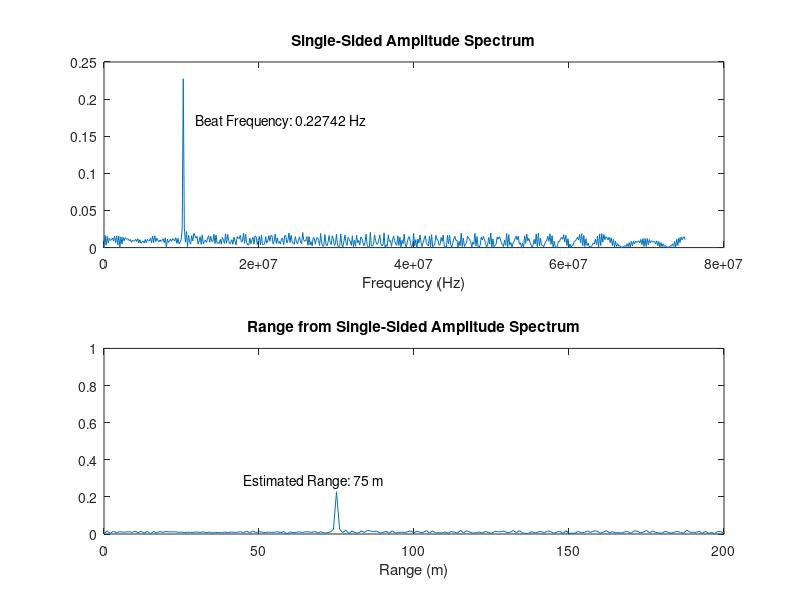
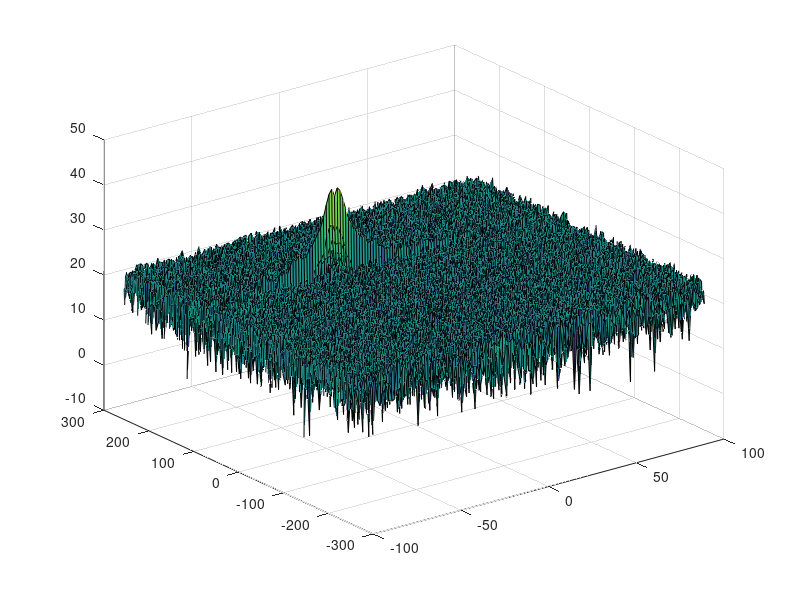

MATLAB code for these plots, in order: (Note: this script raises an error after producing the figures.)
clear all
clc;
Velocity = -28; % m/s
InitialRange = 75; % m
c = 3e8; % m/s  (speed of light)
fprintf("Initial velocity = %d and range = %d\n", Velocity, InitialRange);
Bsweep = c / (2 * 1); % Bsweep in Hz
Tchirp = 5.5 * (2 * 200 / c); % Tchirp in seconds
slope = Bsweep / Tchirp;
fc = 77e9; % carrier freq (Hz)
Nd = 128; % #of doppler cells OR #of sent periods % number of chirps
Nr = 1024; %for length of time OR # of range cells
t = linspace(0, Nd * Tchirp, Nr * Nd); %total time for samples
Tx = zeros(1, length(t)); %transmitted signal
Rx = zeros(1, length(t)); %received signal
Mix = zeros(1, length(t)); %beat signal
r_t = zeros(1, length(t));
td = zeros(1, length(t));
for i = 1:length(t)
    r_t(i) = InitialRange + Velocity * t(i);
    td(i) = 2 * r_t(i) / c;
    Tx(i) = cos(2 * pi * (fc * t(i) + slope * (t(i)^2) / 2));
    delay = t(i) - td(i);
    Rx (i) = cos(2 * pi * (fc * delay + slope * (delay^2) / 2)); % + 2.0*randn();
    Mix(i) = Tx(i) * Rx(i);
end
Mix = reshape(Mix, [Nr, Nd]);
signal_fft = fft(Mix, Nr);
L = Tchirp * Bsweep;
signal_fft = abs(signal_fft / L);
signal_fft = signal_fft(1:L / 2 + 1);
[fBeat, fBeatInd] = max(signal_fft);
f = Bsweep * (0:(L / 2)) / L;
subplot(2, 1, 1)
plot(f, signal_fft)
title('Single-Sided Amplitude Spectrum')
xlabel('Frequency (Hz)')
fBeatTxt = ['Beat Frequency: ', num2str(fBeat), ' Hz'];
text(1.15 * f(fBeatInd), 0.75 * signal_fft(fBeatInd), fBeatTxt);
R = (c * Tchirp * f) / (2 * Bsweep);
subplot(2, 1, 2);
plot(R, signal_fft)
title('Range from Single-Sided Amplitude Spectrum')
xlabel('Range (m)')
axis ([0 200 0 1]);
RangeTxt = ['Estimated Range: ', num2str(R(fBeatInd)), ' m'];
text(.6 * R(fBeatInd), 1.25 * signal_fft(fBeatInd), RangeTxt);
Mix = reshape(Mix, [Nr, Nd]);
sig_fft2 = fft2(Mix, Nr, Nd);
sig_fft2 = sig_fft2(1:Nr / 2, 1:Nd);
sig_fft2 = fftshift (sig_fft2);
RDM = abs(sig_fft2);
RDM = 10 * log10(RDM);
doppler_axis = linspace(-100, 100, Nd);
range_axis = linspace(-200, 200, Nr / 2) * ((Nr / 2) / 400);
figure, surf(doppler_axis, range_axis, RDM);
Tr = 3;
Td = 12;
Gr = 2;
Gd = 3;
offset = 22;
noise_level = zeros(1, 1);
cellNum = (2 * Tr + 2 * Gr + 1) * (2 * Td + 2 * Gd + 1) - (2 * Gr + 1) * (2 * Gd + 1);
signalCFAR = zeros(Nr / 2, Nd);
for i = 1:(Nr / 2 - (2 * Gr + 2 * Tr))
    for j = 1:(Nd - (2 * Gd + 2 * Td))
        s1 = sum(db2pow(RDM(i:i + 2 * Tr + 2 * Gr, j:j + 2 * Td + 2 * Gd)), 'all');
        s2 = sum(db2pow(RDM(i + Tr:i + Tr + 2 * Gr, j + Td:j + Td + 2 * Gd)), 'all');
        noiseLevel = s1 - s2;
        threshold = noiseLevel / cellNum;
        threshold = db2pow(pow2db(threshold)) * offset;
        signal = db2pow(RDM(i + Tr + Gr, j + Td + Gd));
        if (signal <= threshold)
            signalCFAR(i + Tr + Gr, j + Td + Gd) = 0;
        else
            signalCFAR(i + Tr + Gr, j + Td + Gd) = 1;
        end
    end
end
figure('Name', '2d-CFAR');
surf(doppler_axis, range_axis, signalCFAR);
xlabel('Speed (m/s)')
ylabel('Range (m)')
zlabel('Detection')
colorbar;
